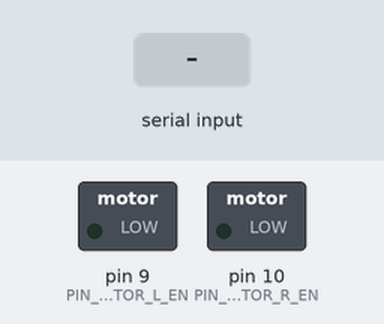
The program below on a simulated Arduino Uno, built with avr-gcc and run on an emulated ATmega328P. On the bench: switched loads named in the program (green lamp = pin HIGH). Inputs (shaded band) come from the test bench.

Above: at 1.2 s.
1.3 s: "30,150,10,200\n" received over Serial
At 2.5 s:
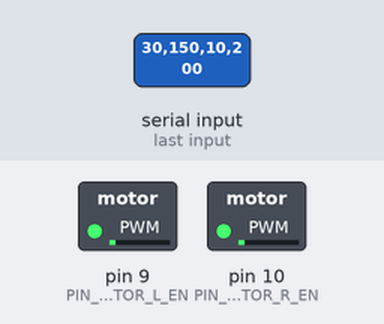
2.8 s: "1,90,45\n" received over Serial
At 6.7 s:
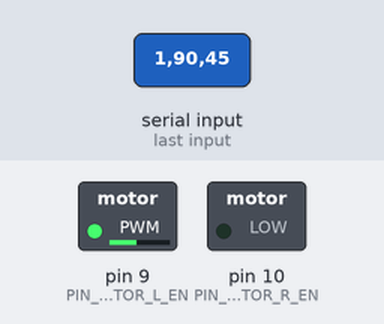
Timing chart, 0 to 8.2 s (numbered marks = the images above; inputs shaded):
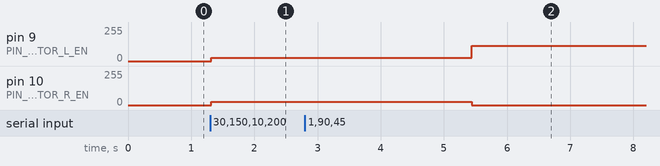

Measured:
- after the input at 1.3 s, pin 9 (PIN_MOTOR_L_EN), pin 10 (PIN_MOTOR_R_EN): 0/255 → 25/255 at once
- after the input at 2.8 s, pin 9 (PIN_MOTOR_L_EN): 25/255 → 114/255 after 2.6 s; pin 10 (PIN_MOTOR_R_EN): 25/255 → 0/255 after 2.6 s

The program:

main.cpp
```cpp
#include <Arduino.h>
#include <SoftwareSerial.h>

#include "pins.hpp"
#include "chassis.hpp"
#include "bt.hpp"

// Chassis robot(PIN_MOTOR_L_IN1, PIN_MOTOR_L_IN2, PIN_MOTOR_L_EN, PIN_MOTOR_R_IN1, PIN_MOTOR_R_IN2, PIN_MOTOR_R_EN);
// SoftwareSerial bt(7, 8);    // RX, TX

void setup() {
    bt_setup();
    // Serial.begin(9600);
    // bt.begin(9600);
}

void loop() {
    bt_loop();
    // if (Serial.available()) bt.write(Serial.read());
    // if (bt.available()) {
    //     char c = bt.read();
    //     Serial.write(c);

    //     switch (c) {
    //         case 'w':
    //             robot.forward(200);
    //             break;
    //         case 's':
    //             robot.backward(200);
    //             break;
    //         case 'a':
    //             robot.turnLeft(200);
    //             break;
    //         case 'd':
    //             robot.turnRight(200);
    //             break;
    //         default:
    //             robot.stop();
    //     }
    // }
}
```

bt.hpp
```cpp
#ifndef __BT_H
#define __BT_H

#include "chassis.hpp"
#include "SoftwareSerial.h"

class BT {
    public:
        BT(int rx_pin, int tx_pin);
        void init();
    private:
        int _rx_pin, _tx_pin;
};

void bt_setup();
void bt_loop();

#endif  // __BT_H
```

chassis.hpp
```cpp
#ifndef __CHASSIS_H
#define __CHASSIS_H

#include <Arduino.h>
#include <L298N.h>

#define DEFAULT_SPEED   255

class Chassis {
    public:
        Chassis(int l_in1_pin, int l_in2_pin, int l_en_pin, int r_in1_pin, int r_in2_pin, int r_en_pin);
        void forward();
        void forward(unsigned short speed);
        void backward();
        void backward(unsigned short speed);
        void turnLeft();
        void turnLeft(unsigned short speed);
        void turnRight();
        void turnRight(unsigned short speed);
        void stop();
    // private:
        int _l_in1_pin, _l_in2_pin, _l_en_pin;
        int _r_in1_pin, _r_in2_pin, _r_en_pin;
        L298N* _l_motor;
        L298N* _r_motor;
};

#endif  // __CHASSIS_H
```

bt.cpp
```cpp
#include <Arduino.h>

#include "bt.hpp"
#include "pins.hpp"

// Credits: slightly modified version of:
//      https://github.com/rsx-utoronto/SEEK/blob/main/starter_code/basic_driving_w_bt_red/basic_driving_w_bt_red.ino

/* Bluetooth Interfacing with Arduino to drive a rover.


     This code allows users onwindows devices to controll their robots.

     joystick values: abcdefg

     abc are from 0-360 and represent the angle in cartesian coordinates.
     def are from 0-100 and represent how far the stick is from the center
     position. g is the push button with 0 indicating no button pressed and int
     between 1 and 4 indicating that buttons 1-4 are pressed.

     Windows:

     Bellow is linked the app that you must use to controll your robot.
     https://apps.microsoft.com/store/detail/universal-bluetooth-pad/9NBLGGH2PL8B
     It has the same functionallity as the other app only includes an additional
     slider which can be usefull for servo controll.

     A quirk of the Windows app include that the channel wont be sent untill
     either the joystick, or slider have been moved. It is also important to
     select both the "Text" and "Channel" boxes (found on the right hand side)
     before data can be sent.

     ***IMPORTANT NOTES***: When using the Windows app you must give it '/n' as
     its input. You must also unplug the the bluetooth modules TX and RX wires
     from the arduino when uploading code since it wont upload with the bluetooth
     module plugged in (power and ground hoever can stay connected).

*/

//_________________________________________________Your Input Goes
//Below____________________________________________________________________________
// Here the pin values used for motor control are established.

//__________________________________________________Your Input Goes
//Above____________________________________________________________________________

void GetBTCommand(char, float*);  // Outputs a list containing the raw controller inputs.
                                            // This function is given a list pointer, and a character
                                            // teling it which app is being used.
void BluetoothPadTranslateCommand(float*, String);  // Gets used by GetBTCommand() when '\n'
                                                                            // is sent as an input. This function
                                                                            // decodes the string message and fills
                                                                            // the "TranslatedCommand" list.
void SimpleMapInput(float*, float*);  // A pre write function That takes in TransatedCommand
                                                // as an imput. It uses the Angle and Power inputs
                                                // (first 2 indexes of the input list) and output both
                                                // motor speed and direction information for the left
                                                // and right motors.
void ExecuteCommand_L298N(float*);  // Takes in a 4 element list (Left Direction,
                                                            // Right Direction, Left Speed, Right Speed) and
                                                            // applies the correct outputs to the 6 pins used
                                                            // to drive the motors. (these pins are determined
                                                            // by you at the begining of the code)
BT::BT(int rx_pin, int tx_pin) {
    _rx_pin = rx_pin;
    _tx_pin = tx_pin;
}

float ControllerInput[8];  // Angle, speed, slider value, channel 0-3 (Windows)
float MotorOutputs[4];     // Left Direction, Right Direction, Left Speed, Right
                                                     // Speed.

// The setup function variables can be given initial values (although you can do
// that when declaring the variable too) and where pins are given their desired
// type. This function only runs once at the begining and can should be where
// you declare what pins will be used for things like servos and sensors.
void bt_setup() {
    Serial.begin(9600);
}

//___________________________________________________YOUR CODE GOES
//BELOW___________________________________________________________________________

void bt_loop() {
    GetBTCommand('\n', ControllerInput);  // '\n' for Windows
    SimpleMapInput(MotorOutputs, ControllerInput);
    ExecuteCommand_L298N(MotorOutputs);
}

//____________________________________________________YOUR CODE GOES
//ABOVE____________________________________________________________________________
/*
    Using the variables "ControllerInput" and the '\n' (Windows) characters,
    GetBTCommand() should be called first to get the raw controller inputs. The 2
    conficurations you will use are:

    GetBTCommand('\n', ControllerInput); (Windows)

    This fuction bassically fills the "ControllerImput" list. This list has 8
    indexes split up in the followig way:

    Windows: [Joystick Angle, Joystick Distcance from Center, Slider Value,
    Channel 0, Channel 1, Channel 2, Channel 3]

    This list is then used to decide the motor speeds and directions. You have the
    option of using the pre writen function SimpleMapInput() which takes in the
    previously filled list "ControllerInput", and the return list "MotorOutput".
    The function uses the first 2 elements of "ControllerInput" and maps them to
    directio and PWM values for the left and right motors. these 4 values are
    placed in the "MotorOutput" list. An implimentation of this function and a
    breakdown of the output can be seen below:

    SimpleMapInput(MotorOutputs, ControllerInput);

    MotorOutputs = [Left Motor Direction, Right Motor Direction, Left Motor Speed,
    Right Motor Speed]

    If you want the extra challange or want slightly different behaviours, you can
    write your own version of this function but make sure all your hardware is
    working correctly beforehand to avoid complex debugging.

    Once your output has been calculated it is time to apply these states to the
    pins. This is done by the ExecuteCommand_L298N() function which takes in the
    "MotorOutputs" list. using the speed and direction values stored in the imput
    list, this function applies the desired outputs to the 4 direction pins and 2
    PWM pins. Make sure that you dont change the names of these pins when
    declaring them because the ExecuteCommand_L298N() function references them
    directly.

    This series of events must happen every loop and if done correctly you should
    be able to drive your rover after writing only 3 lines of code!!!

    Note that the buttons and or sliders are free for you to use to add additional
    functionality such as controlling servos and switching between manual control,
    autonomous control and standby modes.

*/

void GetBTCommand(char border, float* ans) {
    char data;            // Variable to store the data
    String Command = "";  // variable to be returned
    while (true) {
        if (Serial.available()) {  // Checks the availability of Serial port
            data = Serial.read();    // Read the data and stores it in variable.
            // Serial.write(data);
            if (data == border) {    // Different commands are separated by # or \n
                                                         // characters. If you read in a # or \n it is clear
                                                         // that a command has just ended.
                BluetoothPadTranslateCommand(ans, Command);
                return;
            } else {
                Command =
                        Command +
                        String(
                                data);  // Append the character to the end of the command string
            }
        }
    }
}

void BluetoothPadTranslateCommand(float* ans, String Input) {
    int X;
    int Y;
    int S;
    int C = Input.substring(0, 1).toInt();
    int start = 2;
    int count = 2;
    int i = 0;

    while (i < 2) {
        count++;

        if (Input.substring(count, count + 1) == ",") {
            if (i == 0) {
                X = Input.substring(start, count).toInt();
                start = count + 1;
                i++;
            } else if (i == 1) {
                Y = Input.substring(start, count).toInt();
                start = count + 1;
                i++;
                S = Input.substring(start, Input.length()).toInt();
            }
        }
    }

    float angle = 180.0 * atan2(Y, X) / 3.14;
    if (Y < 0) {
        angle += 360.0;
    }

    float power = sqrt((X * X) + (Y * Y));
    if (power > 100) {
        power = 100.0;
    }
    power = power * 2.55;

    ans[0] = angle;
    ans[1] = power;
    ans[2] = S;
    for (int i = 3; i < 7; i++) {
        if ((C + 3) == i) {
            ans[i] = 1;
        } else {
            ans[i] = 0;
        }
    }
}

void SimpleMapInput(float* ans, float* Input) {
    float angle = Input[0];
    float power = Input[1];
    int L_direction;
    int R_direction;
    float L_speed;
    float R_speed;

    // define direction for L motor (corrasponds with motor A on the motor driver)
    if (angle <= 180 || angle >= 330) {
        L_direction = 1;
    } else {
        L_direction = 0;
    }

    // define direction for R motor (corrasponds with motor B on the motor driver)
    if (angle <= 200) {
        R_direction = 1;
    } else {
        R_direction = 0;
    }

    // define L speed
    if (angle >= 90 && angle <= 270) {
        L_speed =
                abs(((angle - 90.0) / 90.0) - 1.0) *
                power;  // The angle will range from 90 -> 270 and will output a L_Speed
                                // range of 1 -> -1, multiplied by the the power variable.
    } else if (angle < 90) {
        L_speed =
                (0.5 + (angle / 180.0)) *
                power;  // The angle will range from 0 -> 90 and will output a L_Speed
                                // range of 0.5 -> 1, multiplied by the the power variable.
    } else {
        L_speed = abs(0.7 + (((angle - 360.0) / 90.0) * 1.7)) *
                            power;  // The angle will range from 270 -> 360 and will output a
                                            // L_Speed range of -1 -> 0.5, multiplied by the the power
                                            // variable.
    }

    // define R speed
    if (angle <= 90) {
        R_speed = (angle / 90.0) * power;
    } else if (angle >= 270) {
        R_speed = abs((angle - 360) / 90) * power;
    } else if (angle > 90 && angle < 180) {
        R_speed = (1 - ((angle - 90) / 180)) * power;
    } else {
        R_speed = abs(0.7 - (((angle - 180.0) / 90.0) * 1.7)) * power;
    }

    ans[0] = (L_direction);
    ans[1] = (R_direction);
    ans[2] = (L_speed);
    ans[3] = (R_speed);
}

void ExecuteCommand_L298N(float* Command) {
    // robot._l_motor->setSpeed(Command[2]);
    // robot._r_motor->setSpeed(Command[3]);
    // robot._l_motor->setSpeed(255);
    // robot._r_motor->setSpeed(255);

    // if (Command[0] > 0) {
    //     robot._l_motor->forward();
    // } else {
    //     robot._l_motor->backward();
    // }

    // if (Command[1] > 0) {
    //     robot._r_motor->forward();
    // } else {
    //     robot._r_motor->backward();
    // }
      if(Command[0]>0){
    digitalWrite(PIN_MOTOR_L_IN1, HIGH);
    digitalWrite(PIN_MOTOR_L_IN2, LOW);
  }else{
    digitalWrite(PIN_MOTOR_L_IN2, HIGH);
    digitalWrite(PIN_MOTOR_L_IN1, LOW);
  }

  if(Command[1]>0){
    digitalWrite(PIN_MOTOR_R_IN1, HIGH);
    digitalWrite(PIN_MOTOR_R_IN2, LOW);
  }else{
    digitalWrite(PIN_MOTOR_R_IN2, HIGH);
    digitalWrite(PIN_MOTOR_R_IN1, LOW);
  }

  // Next set speed:
//   analogWrite(PIN_MOTOR_L_EN, 100);
//   analogWrite(PIN_MOTOR_R_EN, 100);

  analogWrite(PIN_MOTOR_L_EN, Command[2]);
  analogWrite(PIN_MOTOR_R_EN, Command[3]);
}

void BT::init() {}
```

chassis.cpp
```cpp
#include "chassis.hpp"

Chassis::Chassis(int l_in1_pin, int l_in2_pin, int l_en_pin, int r_in1_pin, int r_in2_pin, int r_en_pin) {
    _l_in1_pin = l_in1_pin;
    _l_in2_pin = l_in2_pin;
    _l_en_pin = l_en_pin;
    _r_in1_pin = r_in1_pin;
    _r_in2_pin = r_in2_pin;
    _r_en_pin = r_en_pin;

    pinMode(_l_in1_pin, OUTPUT);
    pinMode(_l_in2_pin, OUTPUT);
    pinMode(_l_en_pin, OUTPUT);
    pinMode(_r_in1_pin, OUTPUT);
    pinMode(_r_in2_pin, OUTPUT);
    pinMode(_r_en_pin, OUTPUT);

    _l_motor = new L298N(_l_en_pin, _l_in1_pin, _l_in2_pin);
    _r_motor = new L298N(_r_en_pin, _r_in1_pin, _r_in2_pin);
}

void Chassis::forward() {
    forward(DEFAULT_SPEED);
}

void Chassis::forward(unsigned short speed) {
    _l_motor->setSpeed(speed);
    _r_motor->setSpeed(speed);
    _l_motor->forward();
    _r_motor->forward();
}

void Chassis::backward() {
    backward(DEFAULT_SPEED);
}

void Chassis::backward(unsigned short speed) {
    _l_motor->setSpeed(speed);
    _r_motor->setSpeed(speed);
    _l_motor->backward();
    _r_motor->backward();
}

void Chassis::turnLeft() {
    turnLeft(DEFAULT_SPEED);
}

void Chassis::turnLeft(unsigned short speed) {
    _l_motor->setSpeed(speed);
    _r_motor->setSpeed(speed);
    _l_motor->backward();
    _r_motor->forward();
}

void Chassis::turnRight() {
    turnRight(DEFAULT_SPEED);
}

void Chassis::turnRight(unsigned short speed) {
    _l_motor->setSpeed(speed);
    _r_motor->setSpeed(speed);
    _l_motor->forward();
    _r_motor->backward();
}

void Chassis::stop() {
    _l_motor->stop();
    _r_motor->stop();
}

/*

// Define the pins connected to the L298N module
int enA = 9;
int in1 = 8;
int in2 = 12;
int enB = 3;
int in3 = 7;
int in4 = 4;

// Defining input pins from the ultrasonic sensor
const int trig = 10;
const int echo = 11;

// Defining variables for distance calculation
long duration;
int distance;

// declare a boolean variable
boolean hitWallAlr = false;

void setup() {
    // Set the motor control pins as outputs
    pinMode(enA, OUTPUT);
    pinMode(in1, OUTPUT);
    pinMode(in2, OUTPUT);
    pinMode(enB, OUTPUT);
    pinMode(in3, OUTPUT);
    pinMode(in4, OUTPUT);

    pinMode(trig, OUTPUT);  // sets the trig pin as output
    pinMode(echo, INPUT);   // sets the echo pin as input
    Serial.begin(9600);     // starts the serial communication
}

void loop() {
    // clear any previous input
    digitalWrite(trig, LOW);
    delayMicroseconds(2);

    // set trig pin to HIGH for 10 microseconds
    digitalWrite(trig, HIGH);
    delayMicroseconds(10);
    digitalWrite(trig, LOW);

    // read from the echo pin, returns the sound wave travel time in microseconds
    duration = pulseIn(echo, HIGH);
    // calculate the distance (in cm)
    distance = duration * 0.034 / 2;

    if (distance <= 20 && !hitWallAlr) {
        stop();
        rotateMotors(250, 100);
        hitWallAlr = !hitWallAlr;
    } else if (distance <= 30 && hitWallAlr) {
        stop();
        rotateMotors(100, 250);
        hitWallAlr = !hitWallAlr;
    } else {
        moveMotors(200);
    }
}

void moveMotors(int speed) {
    // Move both motors forward
    digitalWrite(in1, HIGH);
    digitalWrite(in2, LOW);
    digitalWrite(in3, HIGH);
    digitalWrite(in4, LOW);
    // Set the speed for both motors
    analogWrite(enA, speed);
    analogWrite(enB, speed);
}


void rotateMotors(int speedA, int speedB) {
    // Rotate motors in opposite directions to achieve rotation
    digitalWrite(in1, HIGH);
    digitalWrite(in2, LOW);
    digitalWrite(in3, LOW);
    digitalWrite(in4, HIGH);
    // Set speeds for each motor
    analogWrite(enA, speedA);
    analogWrite(enB, speedB);
}
*/
```

pins.hpp
```cpp
#ifndef __PINS_H
#define __PINS_H


#define PIN_BT_RX       2
#define PIN_BT_TX       3

#define PIN_MOTOR_L_IN1 2
#define PIN_MOTOR_L_IN2 3
#define PIN_MOTOR_L_EN  9
#define PIN_MOTOR_R_IN1 4
#define PIN_MOTOR_R_IN2 5
#define PIN_MOTOR_R_EN  10

#define PIN_IR_DATA     4

#define PIN_SERVO       5

#define PIN_ULTRASONIC_TRIG     7
#define PIN_ULTRASONIC_ECHO     8


#endif  // __PINS_H
```
